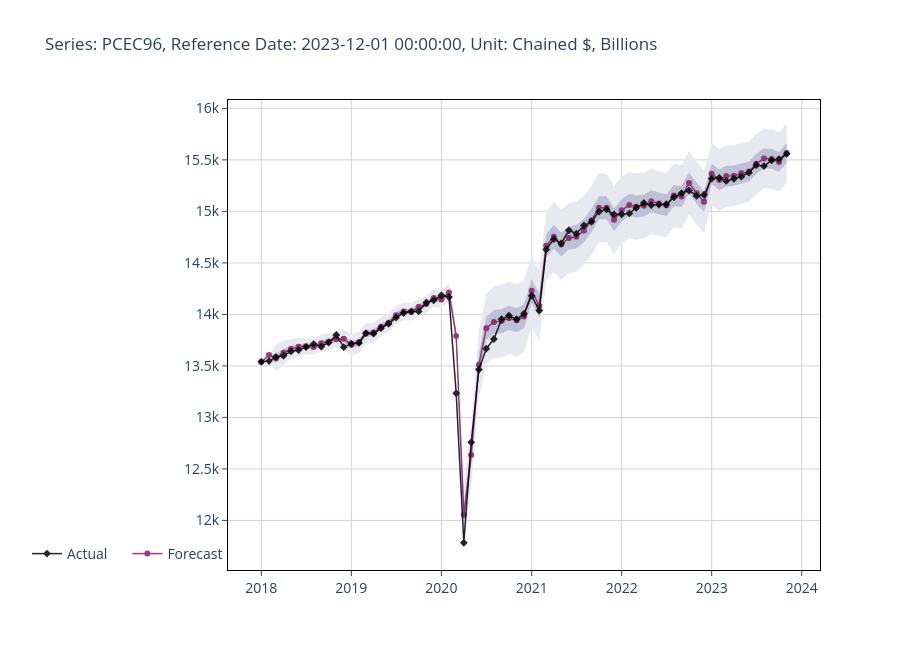
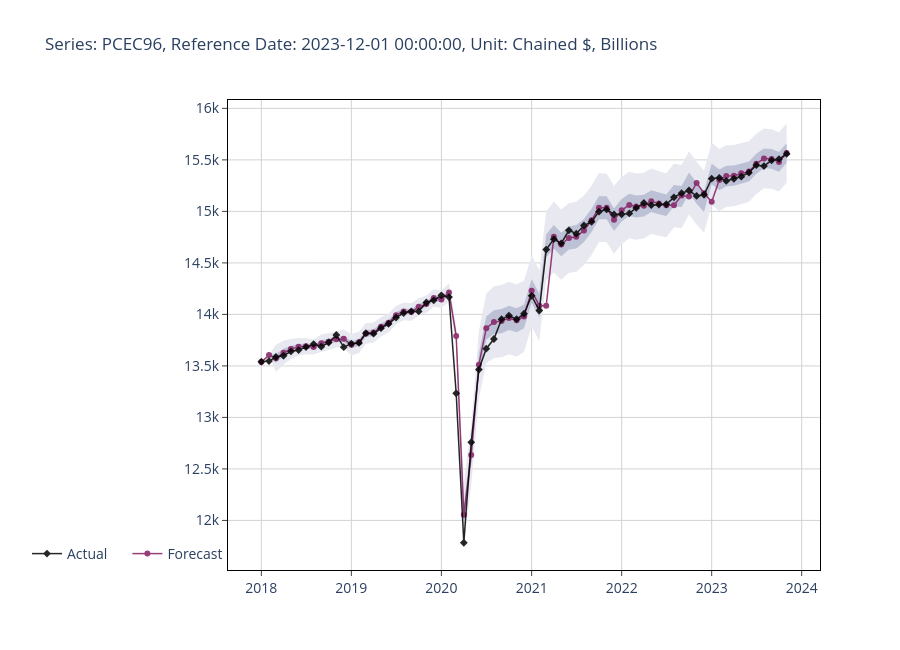

Source (notebook cell) for these figures, in order:
### Code cell
# reference_date = pd.to_datetime(parameters["ref_date"]).date()
reference_date = pd.to_datetime(reference_date)
lag_date = reference_date - relativedelta(months=1)
# lag = model_result["pred_"]["backcast"].loc[(reference_date-relativedelta(months=1)).strftime("%Y-%m-%d")]
pred = model_result["pred_"]["forecast"]
coef_ = model_result["coef_"]
values = model_result["values"]

# Print the best model's details
print("============ Model Details ============")
print(f"Model                     : {model_result['best_model']}")
print(f"Reference Date            : {reference_date}")
print(f"Forecast                  : {pred:.4f}")
print(f"R-Squared (R²)            : {model_result['r_squared']:.4f}")
print(f"Mean Absolute Percentage Error (MAPE): {model_result['mape']:.2f}%")
print(f"Root Mean Square Error (RMSE) : {model_result['rmse']:.4f}")
print("\n")

# print(calculate_contributions(coef_, pred, lag, values))

formula = spec.loc[spec["seriesid"] == series_name][
    "transformation"
].item()
unit = spec.loc[spec["seriesid"] == series_name]["units"].item()
dt = model_result["pred_"]["backcast"].index

pred = model_result["pred_"]["backcast"]
actual = model_result["actual"].loc[dt]
bounds = calculate_conf_bounds(pred, actual)

bounds_level = {}
for key, value in bounds.items():
    data, dt_, _ = cast_to_base_unit(
        ds_base, spec, series_name, value, dtype="pred"
    )
    tmp = pd.Series(data.reshape(1, -1)[0], index=dt_)
    bounds_level[key] = tmp.loc[dt]

# plot_prediction(
#     dt=dt,
#     y_pred=pred,
#     y_actual=actual,
#     mode="lines+markers",
#     lower1=bounds["L1"],
#     upper1=bounds["U1"],
#     lower2=bounds["L2"],
#     upper2=bounds["U2"],
#     title=f'Series: {series_name}, Reference Date: {reference_date}, Unit: {unit} {formula}',
#     # plt_out_path=os.path.join(parameters["fig_out_dir"], f'{model_result["best_model"]}_{datetime.now().strftime("%Y%m%d%H%M%S")}_pva.png')
# )

transf_pred = pd.concat(
    [
        model_result["pred_"]["backcast"],
        pd.Series(
            model_result["pred_"]["forecast"],
            index=[pd.to_datetime(model_result["pred_"]["reference_date"])],
        ),
    ]
)
transf_actual = model_result["actual"]

# Retransform forecast
Rhat, Time, cutoff_date = cast_to_base_unit(
    ds_base, spec, series_name, transf_pred, dtype="pred"
)
R, _, _ = cast_to_base_unit(
    ds_base, spec, series_name, transf_actual, dtype="actual"
)

# TBC
header = [series_name]
Rhat_df = pd.DataFrame(Rhat, columns=header, index=Time)
R_df = pd.DataFrame(R, columns=header, index=Time)

retr_forecast = Rhat_df.loc[reference_date.date()].item()
retr_actual = R_df.loc[reference_date.date()].item()
retr_lag = R_df.loc[lag_date.date()].item()

contributions = calculate_contributions(coef_, retr_forecast, retr_lag, values)

###################     HERE     ###################
start_date, end_date = model_result["pred_"]["backcast"].index.min(), reference_date
pred_act =  pd.concat([
    Rhat_df.loc[start_date.date():reference_date.date()].rename(columns={series_name: "Predicted"}),
    R_df.loc[start_date.date():reference_date.date()].rename(columns={series_name: "VariableValue"}),
    Rhat_df.shift().loc[start_date.date():reference_date.date()].rename(columns={series_name: "Lag"})
], axis=1)

print("\n============ Forecast vs Actual ============")
print(f"Reference Date            : {reference_date}")
print(f"Retransformed Forecast    : {retr_forecast:,.2f}")
print(f"Actual Release            : {retr_actual:,.2f}")
# print(
#     f"Percentage Error (Level)  : {(retr_forecast - retr_actual) / retr_actual:.2%}"
# )
print(f"R-Squared (R²)            : {r2_score(y_true=pred_act["VariableValue"], y_pred=pred_act["Predicted"]):.4f}")
print(f"Mean Absolute Percentage Error (MAPE): {mape(actual=pred_act["VariableValue"], predicted=pred_act["Predicted"]):.2f}%")
print(f"Root Mean Square Error (RMSE) : {mse(actual=pred_act["VariableValue"], predicted=pred_act["Predicted"]):.4f}")

pred_act["Lag(Actual Change (MoM))"] = (pred_act["VariableValue"] - pred_act["Lag"]).shift()
pred_act["Predicted - Lag"] = pred_act["Predicted"] - pred_act["Lag"]
df = pred_act.reset_index().rename(columns={"index": "ReferenceDate"}).dropna(subset=["Lag"])

r_df = pandas2ri.py2rpy(df)

# result = mbreaks.mdl(y_name="Lag", data=r_df)
# # List available keys
# print(result.names)
# # Example: Access BIC values
# print(result.rx2('SEQ'))

strucchange = importr('strucchange')

ro.globalenv['y'] = ro.FloatVector(df["Lag"])
ro.globalenv['reference_date'] = ro.StrVector(df["ReferenceDate"].astype(str))

ro.r('''
    data <- data.frame(y = y, reference_date = reference_date)
    bp_model <- breakpoints(y ~ 1, data = data)
    bp_dates <- data$reference_date[bp_model$breakpoints]
''')

# Extract breakpoints
breakpoints = ro.r('bp_model$breakpoints')
print("\n")
print("Detected Breakpoints at:", list(breakpoints))

bp_dates = ro.r('as.character(bp_dates)')
bp_dates = list(bp_dates)

print("Structural breaks detected at:", bp_dates)

pred_act.index = pd.to_datetime(pred_act.index)
bp_dates = pd.to_datetime(bp_dates)

baseline = (pred_act["Lag(Actual Change (MoM))"] / pred_act["Lag"]).abs().rolling(6).quantile(0.9)  # adaptively high
ratio = ((pred_act["Predicted - Lag"]/pred_act["Lag"]).abs() > np.maximum(baseline, 0.015))

dynamic_windows = []
start, end = np.nan, np.nan

for i in range(len(bp_dates)):

    start = bp_dates[i]
    try:
        end = bp_dates[i+1]
    except IndexError:
        end = ratio.index.max()

    window = (ratio > baseline).loc[start:end]

    if window.any():
        end_date = window.loc[window].index.max()
        dynamic_windows.append((start, end_date))

# Nowcasts adjustment
pred_act = pred_act.reset_index().rename(columns={"index": "ReferenceDate"})
pred_act["in_dynamic_window"] = False

# Check for each window
for start, end in dynamic_windows:
    pred_act["in_dynamic_window"] |= pred_act["ReferenceDate"].between(start, end)

# Flag preview
# display(pred_act)
adjusted_nowcast = pred_act["Lag"]

pred_act["Nowcast"] = np.where(
    pred_act["in_dynamic_window"],
    adjusted_nowcast,
    pred_act["Predicted"]
    )

# Log.INFO
formatted_windows = [
    (start.strftime("%Y-%m-%d"), end.strftime("%Y-%m-%d"))
    for start, end in dynamic_windows
]

print("Nowcasts adjusted for periods flagged by the Bai-Perron structural break test:", formatted_windows)
print("\n")

print("=============== Summary ===============")
print(f"R-Squared (R²)            : {r2_score(y_true=pred_act["VariableValue"], y_pred=pred_act["Nowcast"]):.4f}")
print(f"Mean Absolute Percentage Error (MAPE): {mape(actual=pred_act["VariableValue"], predicted=pred_act["Nowcast"]):.2f}%")
print(f"Root Mean Square Error (RMSE) : {mse(actual=pred_act["VariableValue"], predicted=pred_act["Nowcast"]):.4f}")


plot_prediction(
    dt=dt,
    y_pred=Rhat_df.loc[dt][series_name],
    y_actual=R_df.loc[dt][series_name],
    lower1=bounds_level["L1"],
    upper1=bounds_level["U1"],
    lower2=bounds_level["L2"],
    upper2=bounds_level["U2"],
    mode="lines+markers",
    title=f'Series: {series_name}, Reference Date: {reference_date}, Unit: {unit}',
    # plt_out_path=os.path.join(parameters["fig_out_dir"], f'{model_result["best_model"]}_{datetime.now().strftime("%Y%m%d%H%M%S")}_bpva.png')
)
plot_prediction(
    dt=dt,
    y_pred=pred_act.set_index("ReferenceDate").loc[dt]["Nowcast"],
    y_actual=R_df.loc[dt][series_name],
    lower1=bounds_level["L1"],
    upper1=bounds_level["U1"],
    lower2=bounds_level["L2"],
    upper2=bounds_level["U2"],
    mode="lines+markers",
    title=f'Series: {series_name}, Reference Date: {reference_date}, Unit: {unit}',
    # plt_out_path=os.path.join(parameters["fig_out_dir"], f'{model_result["best_model"]}_{datetime.now().strftime("%Y%m%d%H%M%S")}_bpva.png')
)
